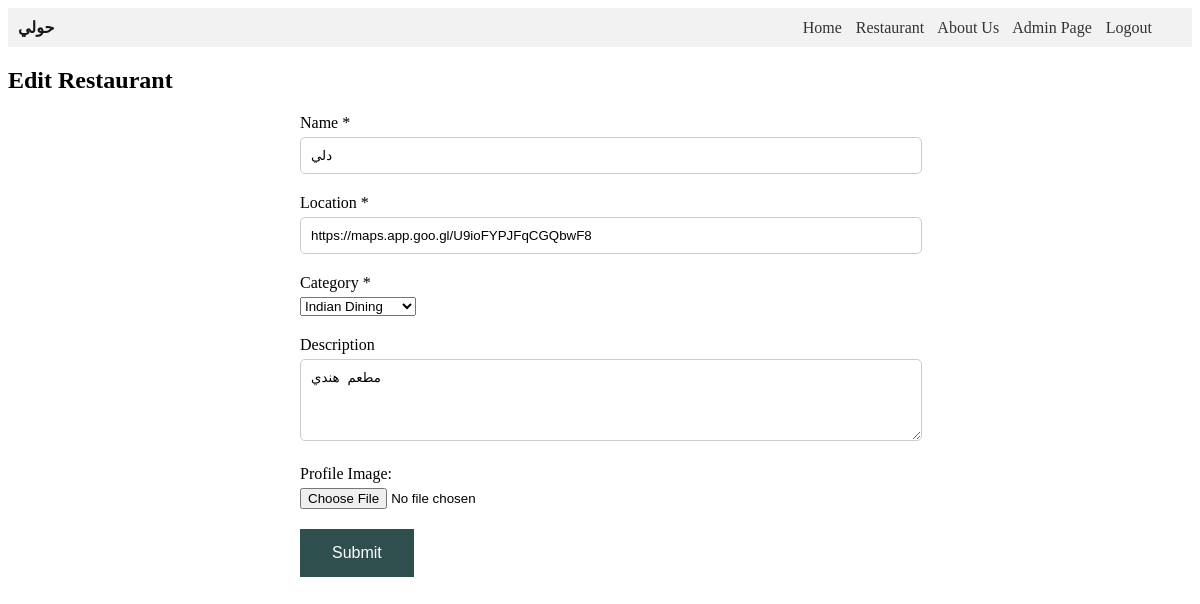
The app's page /rest-edit.php?id=7 with its own data.
### tables this page shows
CREATE TABLE `restaurant` (
  `id` int(11) NOT NULL,
  `category_id` int(11) NOT NULL,
  `name` varchar(100) NOT NULL,
  `location` varchar(256) NOT NULL,
  `description` text NOT NULL,
  `profile_img` blob NOT NULL
);

### db-connect.php (called while the page is built, shortened)
<?php
$dbname="it390_hawli";
$conn=false;
$message = "";
function executeQuery($query) {
	global $conn;
	$result = mysqli_query($conn, $query);
	if(!$result)
		$message = "Error," . mysqli_error($conn);
	else
		return $result;
}
?>

### data-access.php (called while the page is built, shortened)
<?php include_once("../include/db-connect.php"); ?>
<?php
function getRestaurntData($id) {
	$result = executeQuery("select * from restaurant where id = $id;");
   return $restaurant = mysqli_fetch_array($result);
}
?>

### business-logic.php (called while the page is built, shortened)
<?php include_once("../include/db-connect.php");
include("../data-access/data-access.php"); ?>
<?php
function getRest($id) {
    return getRestaurntData($id);
 }
?>

### rest-edit.php (the view, shortened to what this page needs)
<?php include_once("../include/db-connect.php");
include '../business-logic/business-logic.php';?>
<?php
$id = $_REQUEST['id'];
$restaurant = getRest($id);
?>
<!DOCTYPE html>
<html lang="en">
<head>
    <link rel="stylesheet" href="../css/style.css" type="text/css" />
</head>
<body>
    <div class="navbar">
        <div class="navbar-logo">حولي</div>
        <div class="navbar-links">
            <a href="index.php">Home</a>
            <a href="restaurants.php">Restaurant</a>
            <a href="about-us.php">About Us</a>
            <a href="admin-page.php">Admin Page</a>
            <a href="login.php">Logout</a>
        </div>
    </div>
    <div class="reveiw-form">
        <h2><strong> Edit Restaurant </strong> </h2>
        <?php
            if (isset($edited))
                echo "<h1>The restaurant has been edited.</h1>";
            else {
        ?>
        <form name="add_form" action="rest-edit.php?id=<?php echo $restaurant['id']; ?>" method="POST"
            enctype="multipart/form-data">
            <div class="form-group">
                <label for="name">Name *</label>
                <input type="text" id="name" name="name" placeholder="Name" value="<?php echo $restaurant['name']; ?>"
                    required>
            </div>
            <div class="form-group">
                <label for="location">Location *</label>
                <input type="text" id="location" name="location" placeholder="Location"
                    value="<?php echo $restaurant['location']; ?>" required>
            </div>
            <div class="form-group">
                <label for="category_id">Category *</label>
                <select class="text-field" name="category_id" id="category_id">
                    <option value="3" <?php if ($restaurant['category_id'] == 3) echo 'selected' ?>>Indian Dining
                    </option>
                </select>
            </div>
            <div class="form-group">
                <label for="description">Description</label>
                <textarea id="description" name="description" rows="4" placeholder="Write item description"
                    required><?php echo $restaurant['description']; ?></textarea>
            </div>
            <div class="form-group">
                <label for="profile_img">Profile Image:</label>
                <input type="file" id="file" name="profile_img">
            </div>
            <input class="button" id="add" type="submit" value="Submit">
        </form>
        <?php } ?>
    </div>
</body>
</html>

### style.css (style rules this page uses)
.navbar { background-color: #333; color: #161616; padding: 10px; }
.navbar a { color: #fff; margin-right: 10px; text-decoration: none; }
.navbar { display: flex; align-items: center; padding: 10px; background-color: #f2f2f2; margin-bottom: 15px; }
.navbar-logo { font-weight: bold; margin-right: auto; }
.navbar-links { margin-right: 20px; }
.navbar-links a { margin-right: 10px; text-decoration: none; color: #333; }
.reveiw-form form { width: 600px; margin: auto; }
form { width: 100%; }
.form-group { margin-bottom: 20px; }
.form-group label { display: block; margin-bottom: 5px; }
.form-group input[type="text"], .form-group input[type="number"], .form-group input[type="email"], .form-group input[type="password"] { width: 100%; padding: 10px; border-radius: 5px; border: 1px solid #ccc; }
.form-group textarea { width: 100%; padding: 10px; border-radius: 5px; border: 1px solid #ccc; }
.button { background-color: darkslategray; border: none; color: white; padding: 15px 32px; text-align: center; text-decoration: none; display: inline-block; font-size: 16px; }

### records on screen
restaurant: name "دلي", location "https://maps.app.goo.gl/U9ioFYPJFqCGQbwF8", category_id "Indian Dining", description "مطعم هندي"
